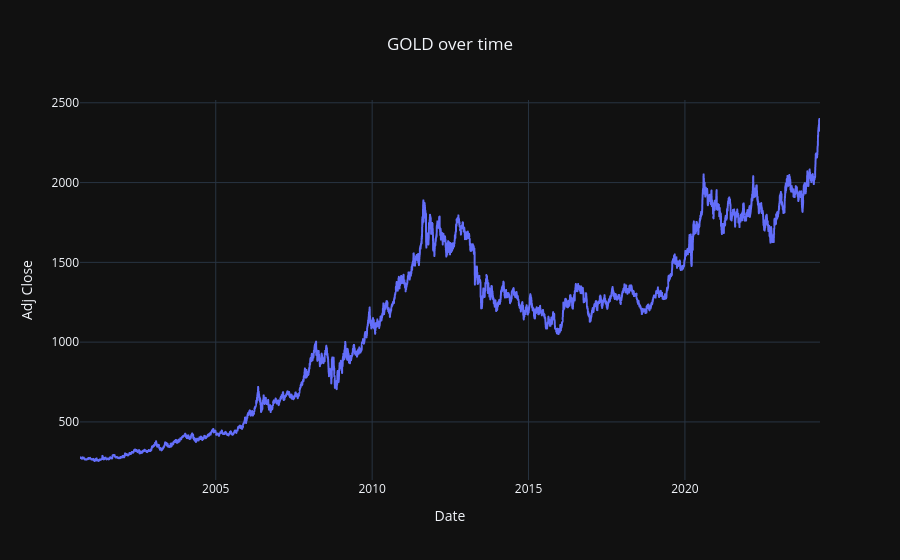

Notebook code for this chart:
### Code cell
# Dynamic visualisation of GOLD prices
fig = px.line(gold,
              x=gold.index,
              y="Adj Close",
              title='GOLD over time')
fig.update_layout(title_x=0.5)  # This will center the title horizontally

fig.show()

### Figure 1 — Plotly figure (JSON) as saved in the notebook; plotly's stock layout.template omitted (floating-point values rounded to 4 significant figures; data arrays with more than 128 entries replaced by an {"elided": "..."} marker saying what was removed)
{"data": [{"hovertemplate": "Date=%{x}<br>Adj Close=%{y}<extra></extra>", "legendgroup": "", "line": {"color": "#636efa", "dash": "solid"}, "marker": {"symbol": "circle"}, "mode": "lines", "name": "", "showlegend": false, "x": {"elided": "5936 str values"}, "xaxis": "x", "y": {"elided": "5936 float values"}, "yaxis": "y", "type": "scattergl"}], "layout": {"xaxis": {"anchor": "y", "domain": [0.0, 1.0], "title": {"text": "Date"}}, "yaxis": {"anchor": "x", "domain": [0.0, 1.0], "title": {"text": "Adj Close"}}, "legend": {"tracegroupgap": 0}, "title": {"text": "GOLD over time", "x": 0.5}}}
